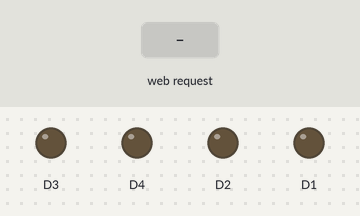
Bench run of a sketch on a simulated ESP8266 (NodeMCU). Shown: output pins drawn as LEDs (lit = HIGH). Inputs (shaded band) come from the test bench. What the sketch prints to the serial monitor is not drawn.

Above: at 1.7 s.
1.8 s: HTTP request GET /state1 received
At 2.2 s:
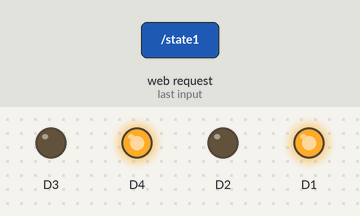
3.8 s: HTTP request GET /state2 received
At 4.2 s:
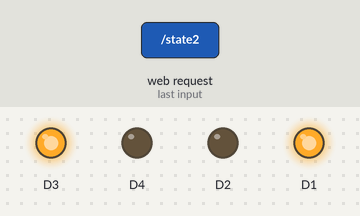
5.8 s: HTTP request GET /state3 received
At 6.2 s:
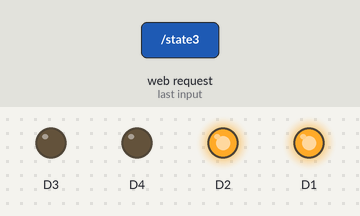
7.8 s: HTTP request GET /state4 received
At 8.2 s:
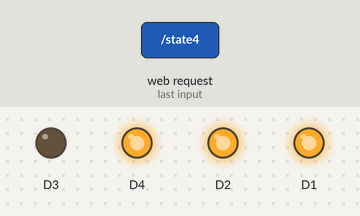
9.8 s: HTTP request GET /state5 received
At 10.2 s:
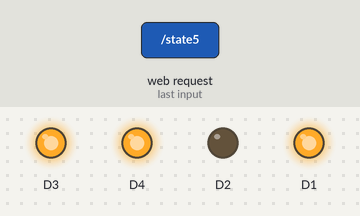
11.8 s: HTTP request GET /state6 received
At 12.2 s:
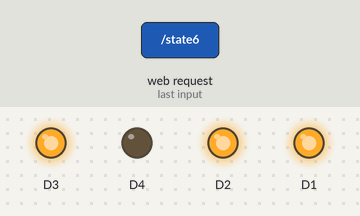
Timing chart, 0 to 14.8 s (numbered marks = the images above; inputs shaded):
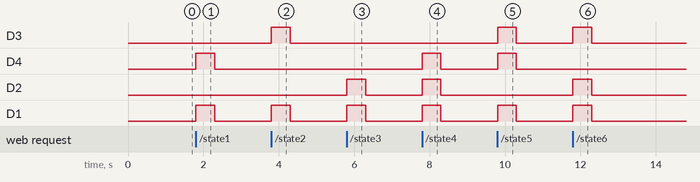

Measured:
- after the input at 1.8 s, D4, D1: LOW → HIGH at once, → LOW 0.50 s later
- after the input at 3.8 s, D3, D1: LOW → HIGH at once, → LOW 0.50 s later
- after the input at 5.8 s, D2, D1: LOW → HIGH at once, → LOW 0.50 s later
- after the input at 7.8 s, D4, D2, D1: LOW → HIGH at once, → LOW 0.50 s later
- after the input at 9.8 s, D3, D4, D1: LOW → HIGH at once, → LOW 0.50 s later
- after the input at 11.8 s, D3, D2, D1: LOW → HIGH at once, → LOW 0.50 s later

The sketch:

server.ino
```cpp
#include <ESP8266WiFi.h>
#include <ESP8266WebServer.h>


/* Set these to your desired credentials. */
const char* ssid = "STASSID";
const char* password = "11235813";

ESP8266WebServer server(80);

/* Just a little test message.  Go to http://192.168.4.1 in a web browser
   connected to this access point to see it.
*/

void handleRoot() {
  server.send(200, "text/html", "<h1>You are connected</h1>");
}


void setup() {
  // delay(1000);
  Serial.begin(115200);
  Serial.println();
  delay(500);

  pinMode(D1, OUTPUT);
  pinMode(D2, OUTPUT);
  pinMode(D3, OUTPUT);
  pinMode(D4, OUTPUT);

  digitalWrite(D1, LOW);
  digitalWrite(D2, LOW);
  digitalWrite(D3, LOW);
  digitalWrite(D4, LOW);


  Serial.print("Configuring access point...");
  /* You can remove the password parameter if you want the AP to be open. */
  WiFi.softAP(ssid, password);

  IPAddress myIP = WiFi.softAPIP();
  Serial.print("AP IP address: ");
  Serial.println(myIP);


  server.on("/", handleRoot);

  server.on("/state1", []() {

    digitalWrite(D1, HIGH);
    digitalWrite(D2, LOW);
    digitalWrite(D3, LOW);
    digitalWrite(D4, HIGH);
    delay(500);
    digitalWrite(D1, LOW);
    digitalWrite(D2, LOW);
    digitalWrite(D3, LOW);
    digitalWrite(D4, LOW);


    server.send(200, "text/plain", "success");
  });

  server.on("/state2", []() {

    digitalWrite(D1, HIGH);
    digitalWrite(D2, LOW);
    digitalWrite(D3, HIGH);
    digitalWrite(D4, LOW);
    delay(500);
    digitalWrite(D1, LOW);
    digitalWrite(D2, LOW);
    digitalWrite(D3, LOW);
    digitalWrite(D4, LOW);

    server.send(200, "text/plain", "success");
  });

  server.on("/state3", []() {

    digitalWrite(D1, HIGH);
    digitalWrite(D2, HIGH);
    digitalWrite(D3, LOW);
    digitalWrite(D4, LOW);
    delay(500);
    digitalWrite(D1, LOW);
    digitalWrite(D2, LOW);
    digitalWrite(D3, LOW);
    digitalWrite(D4, LOW);

    server.send(200, "text/plain", "success");
  });

  server.on("/state4", []() {

    digitalWrite(D1, HIGH);
    digitalWrite(D2, HIGH);
    digitalWrite(D3, LOW);
    digitalWrite(D4, HIGH);
    delay(500);
    digitalWrite(D1, LOW);
    digitalWrite(D2, LOW);
    digitalWrite(D3, LOW);
    digitalWrite(D4, LOW);

    server.send(200, "text/plain", "success");
  });

  server.on("/state5", []() {

    digitalWrite(D1, HIGH);
    digitalWrite(D2, LOW);
    digitalWrite(D3, HIGH);
    digitalWrite(D4, HIGH);
    delay(500);
    digitalWrite(D1, LOW);
    digitalWrite(D2, LOW);
    digitalWrite(D3, LOW);
    digitalWrite(D4, LOW);

    server.send(200, "text/plain", "success");
  });

  server.on("/state6", []() {

    digitalWrite(D1, HIGH);
    digitalWrite(D2, HIGH);
    digitalWrite(D3, HIGH);
    digitalWrite(D4, LOW);
    delay(500);
    digitalWrite(D1, LOW);
    digitalWrite(D2, LOW);
    digitalWrite(D3, LOW);
    digitalWrite(D4, LOW);

    server.send(200, "text/plain", "success");
  });

  server.on("/state7", []() {

    digitalWrite(D1, HIGH);
    digitalWrite(D2, HIGH);
    digitalWrite(D3, HIGH);
    digitalWrite(D4, HIGH);
    delay(500);
    digitalWrite(D1, LOW);
    digitalWrite(D2, LOW);
    digitalWrite(D3, LOW);
    digitalWrite(D4, LOW);

    server.send(200, "text/plain", "success");
  });


  server.begin();
  Serial.println("HTTP server started");
}

void loop() {
  server.handleClient();
}
```
